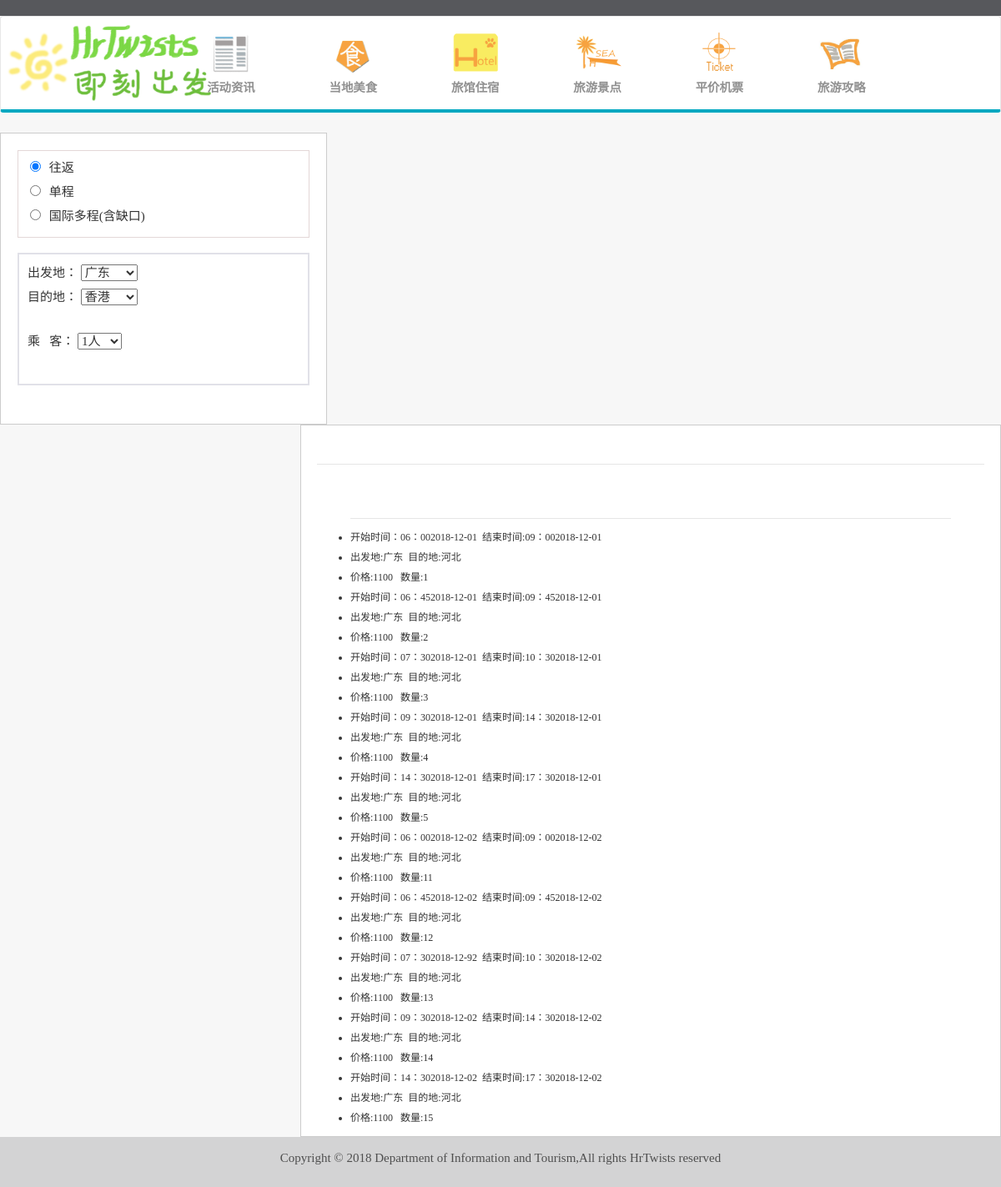
The page /t.php on the database its author committed.
### tables this page shows
CREATE TABLE `flight` (
  `id` int(11) NOT NULL,
  `start_time` varchar(40) DEFAULT NULL,
  `end_time` varchar(40) DEFAULT NULL,
  `start_city` varchar(40) DEFAULT NULL,
  `end_city` varchar(40) DEFAULT NULL,
  `price` float DEFAULT NULL,
  `start_date` varchar(50) DEFAULT NULL,
  `arrive_date` varchar(50) DEFAULT NULL,
  `num` int(11) DEFAULT NULL,
  PRIMARY KEY (`id`)
);

### t.php (the view, shortened to what this page needs)
<?php
require_once "header.php";
?>
<!doctype html>
<html>
<head>
    <link rel="stylesheet" type="text/css" href="CSS/t.css">
    <link rel="stylesheet" type="text/css" href="CSS2/ticket.css">
</head>
<body>
<div id="main">
    <div id="slide">
        <div id="sidebar-search">
            <div id="sidebar-menu">
                <div id="search">
                    <div class="search-option-switch" id="search-option-switch" >
                        <label>
                            <input type="radio" style="display: inline-block; width: 25px;" class="checkbox" checked="checked" value="2" name="roundType" autocomplete="off" id="roundType-input-2"> 往返
                        </label>
                        <label>
                            <input type="radio" style="display: inline-block; width: 25px;" class="checkbox" value="1" name="roundType" autocomplete="off" id="roundType-input-1"> 单程
                        </label>
                        <label>
                            <input type="radio" style="display: inline-block; width: 25px;" class="checkbox" value="3" name="roundType" autocomplete="off" id="roundType-input-3"> 国际多程(含缺口)
                        </label>
                    </div>
                    <br><br>
                    <section id="search-box-s" style="max-width: 350px;
   margin-left: auto;
   margin-right: auto;
   position: relative;">
                        <section class="search-multi-city none" id="search-box-m" >
                            <label >
                                <span>出发地：</span>
                                <select id="staring" name="origin">
                                    <option value="广东" selected="selected">广东</option>
                                </select>
                            </label>
                            <label>
                                <span>目的地：</span>
                                <select id="destination" name="destination">
                                    <option value="香港" selected="selected">香港</option>
                                </select>
                            </label>
                            <br>
                            <br>
                            <label >
                                <span>乘&nbsp;&nbsp;&nbsp;客：</span>
                                <select name="person">
                                    <option value="1">1人</option>
                                </select>
                            </label>
                            <br><br>
                        </section>
                    </section>
                </div>
            </div>
        </div>
    </div>
    <div id="content">
        <div id="headline">
        </div>
        <div id="essay">
            <p id="content-essay">
<ul>
                <?php
                require_once 'conn.php';
                  $sql="select * from flight where start_city='广东' and end_city='河北'";
                  $res=mysqli_query($conn,$sql);
                  while($row=mysqli_fetch_assoc($res)){
              ?>
            <li>开始时间：<?php echo $row["start_time"];echo $row["start_date"]?>&nbsp;&nbsp;结束时间:<?php echo $row["end_time"];echo $row["arrive_date"]?></li>
            <li>出发地:<?php echo $row["start_city"]?>&nbsp;&nbsp;目的地:<?php echo $row["end_city"] ?></li>
            <li>价格:<?php echo $row["price"]?>&nbsp;&nbsp; 数量:<?php echo $row["num"]?></li>
            <?php
            }
            ?>
            </ul>
            </p>
        </div>
    </div>
</div>
<?php
include_once "bottom.php"
?>
</body>
</html>

### header.php (shortened to what this page needs)
<!doctype html>
<html>
<head>
    <link rel="stylesheet" type="text/css" href="bootstrap/css/bootstrap.min.css">
    <link rel="stylesheet" type="text/css" href="CSS/header.css">
    <link rel="stylesheet" type="text/css" href="CSS/lunbo.css">
    <link rel="stylesheet" type="text/css" href="CSS/top-sopt.css">
    <link rel="stylesheet" type="text/css" href="CSS/copyright-info-blk.css">
    <link rel="stylesheet" type="text/css" href="CSS/NEWS.css">
    <link rel="stylesheet" type="text/css" href="CSS/slogan.css">
    <link rel="stylesheet" type="text/css" href="CSS/day.css">
</head>
<body>
<header>
    <div class="head-top"></div>
    <nav class="navbar navbar-default" id="navbar navbar-default" role="navigation">
        <div class="container-fluid">
            <div class="container">
                <div class="navbar-header">
                    <div class="logo"><a href="index2.php" class="navbar-brand"><img src="images/logo.png"></a></div>
                </div>
                <div class="collapse navbar-collapse" id="navbar-collapse">
                    <ul class="nav navbar-nav" id="nav navbar-nav" data-unit-name="home">
                        <li class="item1" style="animation-delay:180ms;"> <a class="menu-title-more" href="New.php" title="活动资讯"> <img class="thumb" alt="" src="images/zixun.png"> <strong class="title">活动资讯</strong></a> </li>
                        <li class="item2" style="animation-delay:240ms;"> <a class="menu-title-more" href="Food.php" title="当地美食"> <img class="thumb" alt="" src="images/food.png"> <strong class="title">当地美食</strong> </a> </li>
                        <li class="item3" style="animation-delay:300ms;"> <a class="menu-title-more" href="#" title="旅馆住宿"> <img class="thumb" alt="" src="images/hotel.png"> <strong class="title">旅馆住宿</strong> </a> </li>
                        <li class="item4" style="animation-delay:360ms;"> <a class="menu-title-more" href="TOP.php" title="旅游景点"> <img class="thumb" alt="" src="images/site.png"> <strong class="title">旅游景点</strong> </a> </li>
                        <li class="item5" style="animation-delay:420ms;" > <a class="menu-title-more" href="t.php" title="平机通票"> <img class="thumb" alt="" src="images/tickle.png"> <strong class="title">平价机票</strong> </a> </li>
                        <li class="item5" style="animation-delay:420ms;" > <a class="menu-title-more" href="gonglue.php" title="旅游攻略"> <img class="thumb" alt="" src="images/gonglue.jpg"> <strong class="title">旅游攻略</strong> </a> </li>
                    </ul>
                </div>
            </div>
        </div>
    </nav>
</header>

### bottom.php (shortened to what this page needs)
<div class="copyright-info-blk" id="copyright-info-blk">
    <p class="info">Copyright © 2018 Department of Information and Tourism,All rights HrTwists reserved</p>
</div>
</body>
</html>

### CSS/header.css (style rules this page uses)
* { margin: 0; padding: 0; }
header { max-width: 1280px; margin-left: auto; margin-right: auto; position: relative; }
body { font-family:Microsoft YaHei }
.head-top { background: #57585c; padding: 0.8em 0; }
.navbar > .container .navbar-brand, .navbar > .container-fluid .navbar-brand { padding: 0 0; margin-left: 0; }
.navbar-brand>img { height:auto; margin-left:2px; margin-top:5px; width:250px; float:left; }
.navbar { margin-bottom: 0; }
.navbar-default { padding:1.5em 0; background: #fff; border-bottom: 4px #00a8c1 solid; }
.navbar-default .navbar-nav>li a { top:10px; padding:0.5em 3em; text-decoration:none; font-weight:600; font-size:1.2em; color:#919191; }
.navbar-nav { float: right; margin-top: -20px; margin-right: -40px; z-index: 300; }
.navbar-collapse { width:90%; }
.menu-title-more .thumb { isplay: block; width: 60px; height: 60px; border-radius: 20px; margin: 0 auto; width: 100%; }
.menu-title-more .title { display: block; text-align: center; }
.logo { width: 250px; height: 114px; position: absolute; top: 0; left: 0; text-indent: -119988px; text-align: left; }
a.navbar-brand { width: 250px; height: auto; }

### CSS/lunbo.css (style rules this page uses)
* { margin: 0; padding: 0; }

### CSS/top-sopt.css (style rules this page uses)
* { padding: 0; margin: 0; }

### CSS/copyright-info-blk.css (style rules this page uses)
* { margin:0; padding:0; }
.copyright-info-blk { padding:15px 0; background:#d3d3d4; border:0; font-size:100%; max-width: 1280px; margin-left: auto; margin-right: auto; position: relative; }
.copyright-info-blk .info { color: #4f4f4f; text-align: center; font-size: 1.25em; line-height: 1.38462em; }

### CSS/NEWS.css (style rules this page uses)
* { margin:0px; padding:0px; }
body { font-size:12px; line-height:24px; text-algin:center; }

### CSS/slogan.css (style rules this page uses)
* { padding:0; margin:0; }

### CSS/t.css (style rules this page uses)
* { padding: 0; margin: 0; }
body { background: #f7f7f7; }
#main { max-width: 1280px; margin-left: auto; margin-right: auto; position: relative; margin-bottom: 24px; margin-top:24px; display: block; height: 1000px; }
#slide { max-width: 490px; margin-left: auto; margin-right: auto; float: left; border: 1px #ccc solid; height: 350px; background-color: #fff; }
#content { float: right; border: 1px #ccc solid; width: 840px; background: #fff; height: auto; background-color: #fff; }
.copyright-info-blk { clear: both; }
#sidebar-search { width: 390px; }
#sidebar-menu { clear: both; }
#content #essay { padding:25px 40px 0px 40px; clear: both; margin-left: auto; margin-right: auto; max-width: 800px; position: relative; }
#content-essay { border-bottom: 1px #e6e6e6 solid; }
#headline { margin-left: auto; margin-right: auto; max-width: 800px; position: relative; margin-top: 10px; border-bottom: 1px #e6e6e6 solid; margin-bottom: 15px; padding-bottom: 12px; }

### CSS2/ticket.css (style rules this page uses)
* { padding: 0; margin: 0; }
body { background-color: #f7f7f7; }
#search { background-color: #fff; max-width:350px; margin-left: auto; margin-right: auto; position: relative; margin-bottom: 24px; }
#search-option-switch { margin-top: 20px; font-size: 15px; border: 1px #e3d7d7 solid; padding: 8px; max-width: 350px; margin-left: auto; margin-right: auto; position: relative; }
label { font-size: 15px; width: 300px; font-weight: 100; }
#search-box-m { max-width:350px; margin-left: auto; margin-right: auto; position: relative; margin-top: -30px; border: 2px #e1e1e8 solid; padding: 10px; }

### rows shown on the page
flight: start_time "06：00", start_date "2018-12-01", end_time "09：00", arrive_date "2018-12-01", start_city "广东", end_city "河北", price "1100", num "1"
flight: start_time "06：45", start_date "2018-12-01", end_time "09：45", arrive_date "2018-12-01", start_city "广东", end_city "河北", price "1100", num "2"
flight: start_time "07：30", start_date "2018-12-01", end_time "10：30", arrive_date "2018-12-01", start_city "广东", end_city "河北", price "1100", num "3"
flight: start_time "09：30", start_date "2018-12-01", end_time "14：30", arrive_date "2018-12-01", start_city "广东", end_city "河北", price "1100", num "4"
flight: start_time "14：30", start_date "2018-12-01", end_time "17：30", arrive_date "2018-12-01", start_city "广东", end_city "河北", price "1100", num "5"
flight: start_time "06：00", start_date "2018-12-02", end_time "09：00", arrive_date "2018-12-02", start_city "广东", end_city "河北", price "1100", num "11"
flight: start_time "06：45", start_date "2018-12-02", end_time "09：45", arrive_date "2018-12-02", start_city "广东", end_city "河北", price "1100", num "12"
flight: start_time "07：30", start_date "2018-12-92", end_time "10：30", arrive_date "2018-12-02", start_city "广东", end_city "河北", price "1100", num "13"
flight: start_time "09：30", start_date "2018-12-02", end_time "14：30", arrive_date "2018-12-02", start_city "广东", end_city "河北", price "1100", num "14"
flight: start_time "14：30", start_date "2018-12-02", end_time "17：30", arrive_date "2018-12-02", start_city "广东", end_city "河北", price "1100", num "15"
